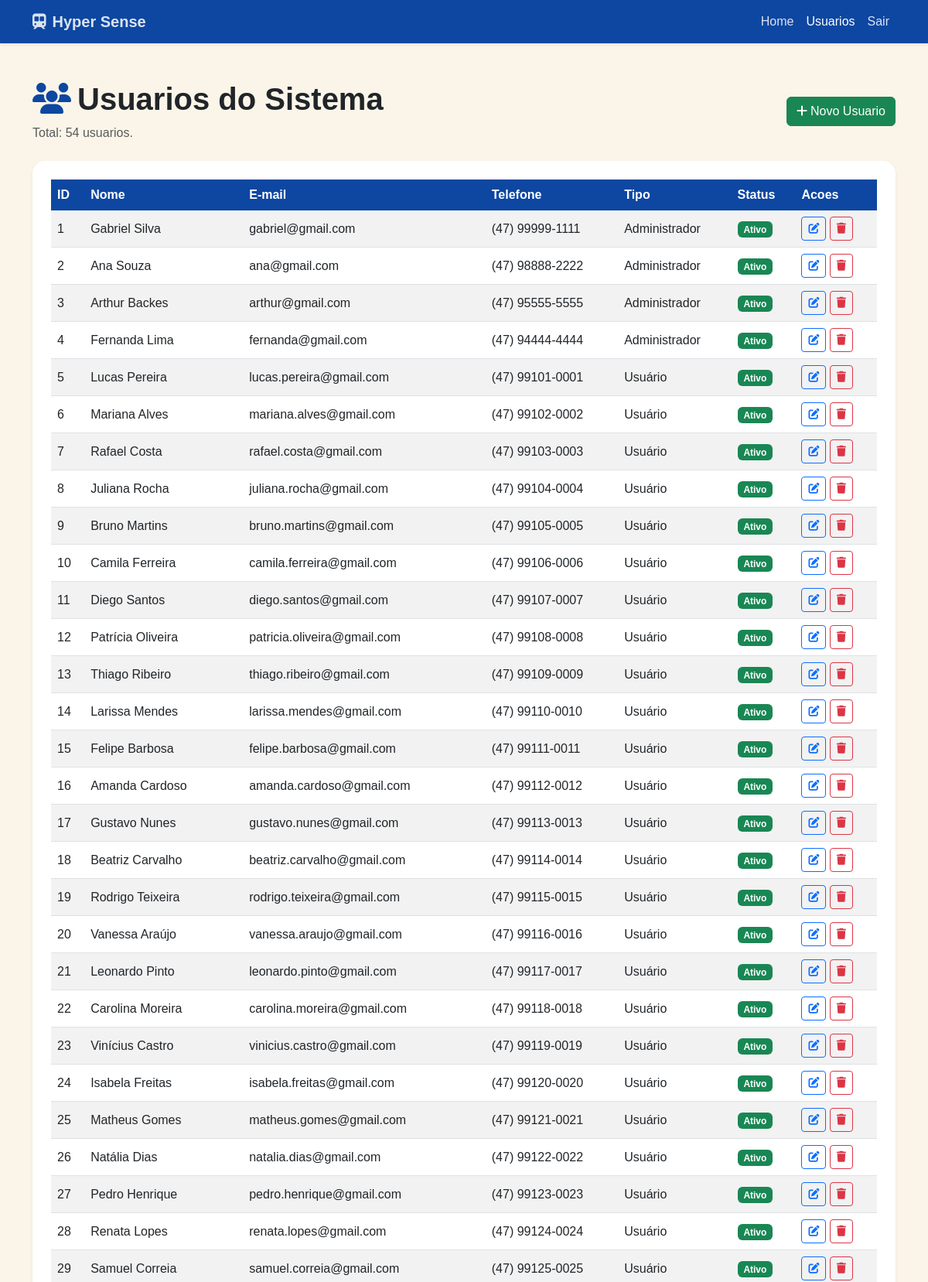
Page /Tela/usuario.php?erro=id_invalido (signed in, upper part) on the committed database.
### tables this page shows
CREATE TABLE usuarios (
    id INT AUTO_INCREMENT PRIMARY KEY,
    nome VARCHAR(150) NOT NULL,
    email VARCHAR(150) NOT NULL,
    telefone VARCHAR(30) NULL,
    tipo VARCHAR(50) NOT NULL DEFAULT 'Usuario',
    status VARCHAR(20) NOT NULL DEFAULT 'Ativo',
    senha VARCHAR(255) NULL,
    criado_em DATETIME NOT NULL DEFAULT CURRENT_TIMESTAMP,
    ultimo_acesso DATETIME NULL,
    deleted_at DATETIME NULL DEFAULT NULL,
    UNIQUE KEY uk_usuarios_email (email)
);

### Tela/usuario.php (the view, shortened to what this page needs)
<?php
require_once "../Infra/conexao.php";
$resultado = $conexao->query("SELECT id, nome, email, telefone, tipo, status FROM usuarios ORDER BY id ASC");
$usuarios = [];
if ($resultado) {
    while ($u = $resultado->fetch_assoc()) {
        $usuarios[] = $u;
    }
}
$totalUsuarios = count($usuarios);
$paginaAtual = basename($_SERVER["PHP_SELF"]);
function isAtiva(string $pagina, string $paginaAtual): string
{
    return $pagina === $paginaAtual ? "active" : "";
}
?>
<!DOCTYPE html>
<html lang="pt-br">
<head>
    <link href="https://cdn.jsdelivr.net/npm/bootstrap@5.3.0/dist/css/bootstrap.min.css" rel="stylesheet">
    <link rel="stylesheet" href="https://cdnjs.cloudflare.com/ajax/libs/font-awesome/6.4.0/css/all.min.css">
    <link rel="stylesheet" href="../Css/style.css">
</head>
<body>
    <nav class="navbar navbar-expand-lg navbar-dark navbar-hyper shadow-sm">
        <div class="container">
            <a class="navbar-brand fw-bold" href="index.php"><i class="fas fa-train-subway me-2"></i>Hyper Sense</a>
            <div class="navbar-nav ms-auto">
                <a class="nav-link <?= isAtiva('index.php', $paginaAtual) ?>" href="index.php">Home</a>
                <a class="nav-link <?= isAtiva('usuario.php', $paginaAtual) ?>" href="usuario.php">Usuarios</a>
                <a class="nav-link" href="logout.php">Sair</a>
            </div>
        </div>
    </nav>
    <div class="container my-5">
        <div class="d-flex justify-content-between align-items-center mb-4">
            <div>
                <h1 class="display-6 fw-semibold"><i class="fas fa-users text-primary me-2"></i>Usuarios do Sistema</h1>
                <p class="text-muted mb-0">Total: <?= $totalUsuarios ?> usuarios.</p>
            </div>
            <?php if (($_SESSION['usuario_tipo'] ?? '') === 'Administrador'): ?>
                <a href="Cadastro.php" class="btn btn-success"><i class="fas fa-plus me-1"></i>Novo Usuario</a>
            <?php endif; ?>
        </div>
        <div class="card shadow-sm border-0 rounded-4">
            <div class="card-body p-4">
                <div class="table-responsive">
                    <table class="table table-hover table-striped align-middle">
                        <thead class="table-primary">
                            <tr>
                                <th>ID</th>
                                <th>Nome</th>
                                <th>E-mail</th>
                                <th>Telefone</th>
                                <th>Tipo</th>
                                <th>Status</th>
                                <th>Acoes</th>
                            </tr>
                        </thead>
                        <tbody>
                            <?php if (!$usuarios): ?>
                                <tr>
                                    <td colspan="7" class="text-center py-4 text-muted">Nenhum usuario cadastrado.</td>
                                </tr>
                            <?php else: ?>
                                <?php foreach ($usuarios as $u): ?>
                                    <tr>
                                        <td><?= (int)$u["id"] ?></td>
                                        <td><?= htmlspecialchars($u["nome"], ENT_QUOTES, "UTF-8") ?></td>
                                        <td><?= htmlspecialchars($u["email"], ENT_QUOTES, "UTF-8") ?></td>
                                        <td><?= htmlspecialchars($u["telefone"], ENT_QUOTES, "UTF-8") ?></td>
                                        <td><?= htmlspecialchars($u["tipo"], ENT_QUOTES, "UTF-8") ?></td>
                                        <td>
                                            <span class="badge <?= $u["status"] === "Ativo" ? "bg-success" : "bg-secondary" ?>">
                                                <?= htmlspecialchars($u["status"], ENT_QUOTES, "UTF-8") ?>
                                            </span>
                                        </td>
                                        <td>
                                            <?php if (($_SESSION['usuario_tipo'] ?? '') === 'Administrador'): ?>
                                                <a href="editar.php?id=<?= (int)$u["id"] ?>" class="btn btn-sm btn-outline-primary"><i class="fas fa-edit"></i></a>
                                                <a href="excluir.php?id=<?= (int)$u["id"] ?>" class="btn btn-sm btn-outline-danger"><i class="fas fa-trash"></i></a>
                                            <?php else: ?>
                                                <span class="text-muted">Visualizacao</span>
                                            <?php endif; ?>
                                        </td>
                                    </tr>
                                <?php endforeach; ?>
                            <?php endif; ?>
                        </tbody>
                    </table>
                </div>
            </div>
        </div>
    </div>
</body>
</html>

### Css/style.css (style rules this page uses)
:root { --hyper-azul: #1e88e5; --hyper-azul-escuro: #0d47a1; --hyper-fundo: #fbf5e9; }
html, body { background: var(--hyper-fundo); min-height: 100vh; }
body { font-family: Arial, Helvetica, sans-serif; }
.navbar-hyper { background: var(--hyper-azul-escuro) !important; }
.navbar-hyper .navbar-brand, .navbar-hyper .nav-link { font-family: 'Orbitron', Arial, sans-serif; color: rgba(255, 255, 255, 0.85); }
.navbar-hyper .nav-link.active, .navbar-hyper .nav-link:hover { color: #fff; }
.card { overflow: hidden; }
.table thead th { background: var(--hyper-azul-escuro); color: #fff; border: 0; white-space: nowrap; }
.table tbody td { vertical-align: middle; }
.text-primary { color: var(--hyper-azul-escuro) !important; }

### rows in the picture
usuarios: id "1", nome "Gabriel Silva", email "gabriel@gmail.com", telefone "(47) 99999-1111", tipo "Administrador", status "Ativo"
usuarios: id "2", nome "Ana Souza", email "ana@gmail.com", telefone "(47) 98888-2222", tipo "Administrador", status "Ativo"
usuarios: id "3", nome "Arthur Backes", email "arthur@gmail.com", telefone "(47) 95555-5555", tipo "Administrador", status "Ativo"
usuarios: id "4", nome "Fernanda Lima", email "fernanda@gmail.com", telefone "(47) 94444-4444", tipo "Administrador", status "Ativo"
usuarios: id "5", nome "Lucas Pereira", email "lucas.pereira@gmail.com", telefone "(47) 99101-0001", tipo "Usuário", status "Ativo"
usuarios: id "6", nome "Mariana Alves", email "mariana.alves@gmail.com", telefone "(47) 99102-0002", tipo "Usuário", status "Ativo"
usuarios: id "7", nome "Rafael Costa", email "rafael.costa@gmail.com", telefone "(47) 99103-0003", tipo "Usuário", status "Ativo"
usuarios: id "8", nome "Juliana Rocha", email "juliana.rocha@gmail.com", telefone "(47) 99104-0004", tipo "Usuário", status "Ativo"
usuarios: id "9", nome "Bruno Martins", email "bruno.martins@gmail.com", telefone "(47) 99105-0005", tipo "Usuário", status "Ativo"
usuarios: id "10", nome "Camila Ferreira", email "camila.ferreira@gmail.com", telefone "(47) 99106-0006", tipo "Usuário", status "Ativo"
usuarios: id "11", nome "Diego Santos", email "diego.santos@gmail.com", telefone "(47) 99107-0007", tipo "Usuário", status "Ativo"
usuarios: id "12", nome "Patrícia Oliveira", email "patricia.oliveira@gmail.com", telefone "(47) 99108-0008", tipo "Usuário", status "Ativo"
usuarios: id "13", nome "Thiago Ribeiro", email "thiago.ribeiro@gmail.com", telefone "(47) 99109-0009", tipo "Usuário", status "Ativo"
usuarios: id "14", nome "Larissa Mendes", email "larissa.mendes@gmail.com", telefone "(47) 99110-0010", tipo "Usuário", status "Ativo"
usuarios: id "15", nome "Felipe Barbosa", email "felipe.barbosa@gmail.com", telefone "(47) 99111-0011", tipo "Usuário", status "Ativo"
usuarios: id "16", nome "Amanda Cardoso", email "amanda.cardoso@gmail.com", telefone "(47) 99112-0012", tipo "Usuário", status "Ativo"
usuarios: id "17", nome "Gustavo Nunes", email "gustavo.nunes@gmail.com", telefone "(47) 99113-0013", tipo "Usuário", status "Ativo"
usuarios: id "18", nome "Beatriz Carvalho", email "beatriz.carvalho@gmail.com", telefone "(47) 99114-0014", tipo "Usuário", status "Ativo"
usuarios: id "19", nome "Rodrigo Teixeira", email "rodrigo.teixeira@gmail.com", telefone "(47) 99115-0015", tipo "Usuário", status "Ativo"
usuarios: id "20", nome "Vanessa Araújo", email "vanessa.araujo@gmail.com", telefone "(47) 99116-0016", tipo "Usuário", status "Ativo"
usuarios: id "21", nome "Leonardo Pinto", email "leonardo.pinto@gmail.com", telefone "(47) 99117-0017", tipo "Usuário", status "Ativo"
usuarios: id "22", nome "Carolina Moreira", email "carolina.moreira@gmail.com", telefone "(47) 99118-0018", tipo "Usuário", status "Ativo"
usuarios: id "23", nome "Vinícius Castro", email "vinicius.castro@gmail.com", telefone "(47) 99119-0019", tipo "Usuário", status "Ativo"
usuarios: id "24", nome "Isabela Freitas", email "isabela.freitas@gmail.com", telefone "(47) 99120-0020", tipo "Usuário", status "Ativo"
usuarios: id "25", nome "Matheus Gomes", email "matheus.gomes@gmail.com", telefone "(47) 99121-0021", tipo "Usuário", status "Ativo"
usuarios: id "26", nome "Natália Dias", email "natalia.dias@gmail.com", telefone "(47) 99122-0022", tipo "Usuário", status "Ativo"
usuarios: id "27", nome "Pedro Henrique", email "pedro.henrique@gmail.com", telefone "(47) 99123-0023", tipo "Usuário", status "Ativo"
usuarios: id "28", nome "Renata Lopes", email "renata.lopes@gmail.com", telefone "(47) 99124-0024", tipo "Usuário", status "Ativo"
usuarios: id "29", nome "Samuel Correia", email "samuel.correia@gmail.com", telefone "(47) 99125-0025", tipo "Usuário", status "Ativo"

### other values in the picture
$totalUsuarios "54"
